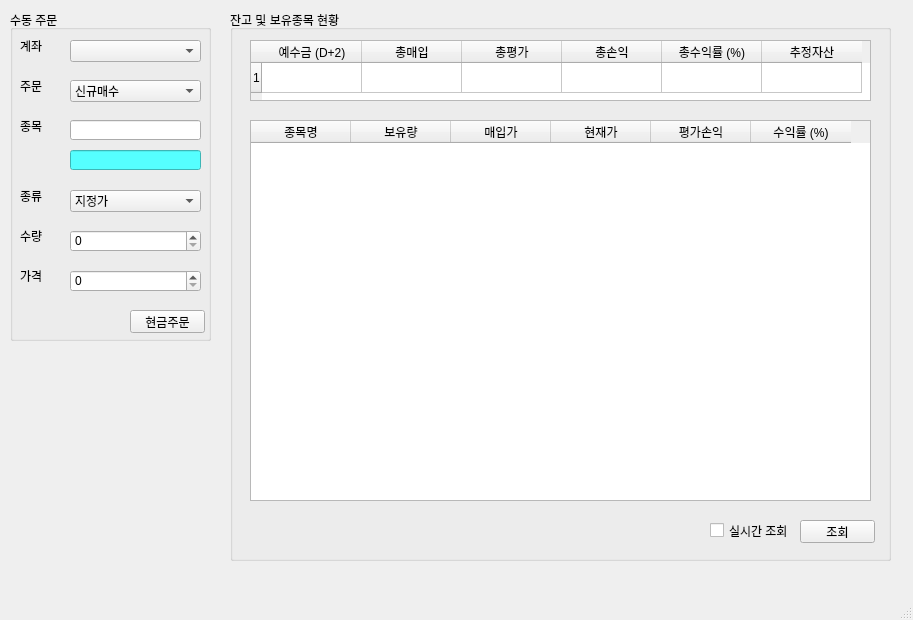
<?xml version="1.0" encoding="UTF-8"?>
<ui version="4.0">
 <class>MainWindow</class>
 <widget class="QMainWindow" name="MainWindow">
  <property name="geometry">
   <rect>
    <x>0</x>
    <y>0</y>
    <width>913</width>
    <height>620</height>
   </rect>
  </property>
  <property name="windowTitle">
   <string>PyTrader</string>
  </property>
  <property name="windowIcon">
   <iconset>
    <normaloff>stock.png</normaloff>stock.png</iconset>
  </property>
  <widget class="QWidget" name="centralwidget">
   <widget class="QGroupBox" name="groupBox">
    <property name="geometry">
     <rect>
      <x>10</x>
      <y>10</y>
      <width>201</width>
      <height>331</height>
     </rect>
    </property>
    <property name="title">
     <string>수동 주문</string>
    </property>
    <widget class="QLabel" name="label">
     <property name="geometry">
      <rect>
       <x>10</x>
       <y>30</y>
       <width>56</width>
       <height>12</height>
      </rect>
     </property>
     <property name="text">
      <string>계좌</string>
     </property>
    </widget>
    <widget class="QLabel" name="label_2">
     <property name="geometry">
      <rect>
       <x>10</x>
       <y>70</y>
       <width>56</width>
       <height>12</height>
      </rect>
     </property>
     <property name="text">
      <string>주문</string>
     </property>
    </widget>
    <widget class="QLabel" name="label_3">
     <property name="geometry">
      <rect>
       <x>10</x>
       <y>110</y>
       <width>56</width>
       <height>12</height>
      </rect>
     </property>
     <property name="text">
      <string>종목</string>
     </property>
    </widget>
    <widget class="QLabel" name="label_4">
     <property name="geometry">
      <rect>
       <x>10</x>
       <y>180</y>
       <width>56</width>
       <height>12</height>
      </rect>
     </property>
     <property name="text">
      <string>종류</string>
     </property>
    </widget>
    <widget class="QLabel" name="label_5">
     <property name="geometry">
      <rect>
       <x>10</x>
       <y>220</y>
       <width>56</width>
       <height>12</height>
      </rect>
     </property>
     <property name="text">
      <string>수량</string>
     </property>
    </widget>
    <widget class="QLabel" name="label_6">
     <property name="geometry">
      <rect>
       <x>10</x>
       <y>260</y>
       <width>56</width>
       <height>12</height>
      </rect>
     </property>
     <property name="text">
      <string>가격</string>
     </property>
    </widget>
    <widget class="QComboBox" name="comboBox">
     <property name="geometry">
      <rect>
       <x>60</x>
       <y>30</y>
       <width>131</width>
       <height>22</height>
      </rect>
     </property>
    </widget>
    <widget class="QComboBox" name="comboBox_2">
     <property name="geometry">
      <rect>
       <x>60</x>
       <y>70</y>
       <width>131</width>
       <height>22</height>
      </rect>
     </property>
     <item>
      <property name="text">
       <string>신규매수</string>
      </property>
     </item>
     <item>
      <property name="text">
       <string>신규매도</string>
      </property>
     </item>
     <item>
      <property name="text">
       <string>매수취소</string>
      </property>
     </item>
     <item>
      <property name="text">
       <string>매도취소</string>
      </property>
     </item>
    </widget>
    <widget class="QComboBox" name="comboBox_3">
     <property name="geometry">
      <rect>
       <x>60</x>
       <y>180</y>
       <width>131</width>
       <height>22</height>
      </rect>
     </property>
     <item>
      <property name="text">
       <string>지정가</string>
      </property>
     </item>
     <item>
      <property name="text">
       <string>시장가</string>
      </property>
     </item>
    </widget>
    <widget class="QLineEdit" name="lineEdit">
     <property name="geometry">
      <rect>
       <x>60</x>
       <y>110</y>
       <width>131</width>
       <height>20</height>
      </rect>
     </property>
    </widget>
    <widget class="QLineEdit" name="lineEdit_2">
     <property name="geometry">
      <rect>
       <x>60</x>
       <y>140</y>
       <width>131</width>
       <height>20</height>
      </rect>
     </property>
     <property name="styleSheet">
      <string notr="true">background-color: rgb(85, 255, 255);</string>
     </property>
    </widget>
    <widget class="QSpinBox" name="spinBox">
     <property name="geometry">
      <rect>
       <x>60</x>
       <y>220</y>
       <width>131</width>
       <height>22</height>
      </rect>
     </property>
     <property name="maximum">
      <number>100000</number>
     </property>
    </widget>
    <widget class="QSpinBox" name="spinBox_2">
     <property name="geometry">
      <rect>
       <x>60</x>
       <y>260</y>
       <width>131</width>
       <height>22</height>
      </rect>
     </property>
     <property name="maximum">
      <number>10000000</number>
     </property>
     <property name="singleStep">
      <number>50</number>
     </property>
    </widget>
    <widget class="QPushButton" name="pushButton">
     <property name="geometry">
      <rect>
       <x>120</x>
       <y>300</y>
       <width>75</width>
       <height>23</height>
      </rect>
     </property>
     <property name="text">
      <string>현금주문</string>
     </property>
    </widget>
   </widget>
   <widget class="QGroupBox" name="groupBox_2">
    <property name="geometry">
     <rect>
      <x>230</x>
      <y>10</y>
      <width>661</width>
      <height>551</height>
     </rect>
    </property>
    <property name="title">
     <string>잔고 및 보유종목 현황</string>
    </property>
    <widget class="QTableWidget" name="tableWidget">
     <property name="geometry">
      <rect>
       <x>20</x>
       <y>30</y>
       <width>621</width>
       <height>61</height>
      </rect>
     </property>
     <property name="rowCount">
      <number>1</number>
     </property>
     <row/>
     <column>
      <property name="text">
       <string>예수금 (D+2)</string>
      </property>
     </column>
     <column>
      <property name="text">
       <string>총매입</string>
      </property>
     </column>
     <column>
      <property name="text">
       <string>총평가</string>
      </property>
     </column>
     <column>
      <property name="text">
       <string>총손익</string>
      </property>
     </column>
     <column>
      <property name="text">
       <string>총수익률 (%)</string>
      </property>
     </column>
     <column>
      <property name="text">
       <string>추정자산</string>
      </property>
     </column>
    </widget>
    <widget class="QTableWidget" name="tableWidget_2">
     <property name="geometry">
      <rect>
       <x>20</x>
       <y>110</y>
       <width>621</width>
       <height>381</height>
      </rect>
     </property>
     <column>
      <property name="text">
       <string>종목명</string>
      </property>
     </column>
     <column>
      <property name="text">
       <string>보유량</string>
      </property>
     </column>
     <column>
      <property name="text">
       <string>매입가</string>
      </property>
     </column>
     <column>
      <property name="text">
       <string>현재가</string>
      </property>
     </column>
     <column>
      <property name="text">
       <string>평가손익</string>
      </property>
     </column>
     <column>
      <property name="text">
       <string>수익률 (%)</string>
      </property>
     </column>
    </widget>
    <widget class="QCheckBox" name="checkBox">
     <property name="geometry">
      <rect>
       <x>480</x>
       <y>510</y>
       <width>81</width>
       <height>21</height>
      </rect>
     </property>
     <property name="text">
      <string>실시간 조회</string>
     </property>
    </widget>
    <widget class="QPushButton" name="pushButton_2">
     <property name="geometry">
      <rect>
       <x>570</x>
       <y>510</y>
       <width>75</width>
       <height>23</height>
      </rect>
     </property>
     <property name="text">
      <string>조회</string>
     </property>
    </widget>
   </widget>
  </widget>
  <widget class="QMenuBar" name="menubar">
   <property name="geometry">
    <rect>
     <x>0</x>
     <y>0</y>
     <width>913</width>
     <height>21</height>
    </rect>
   </property>
  </widget>
  <widget class="QStatusBar" name="statusbar"/>
 </widget>
 <resources/>
 <connections/>
</ui>
